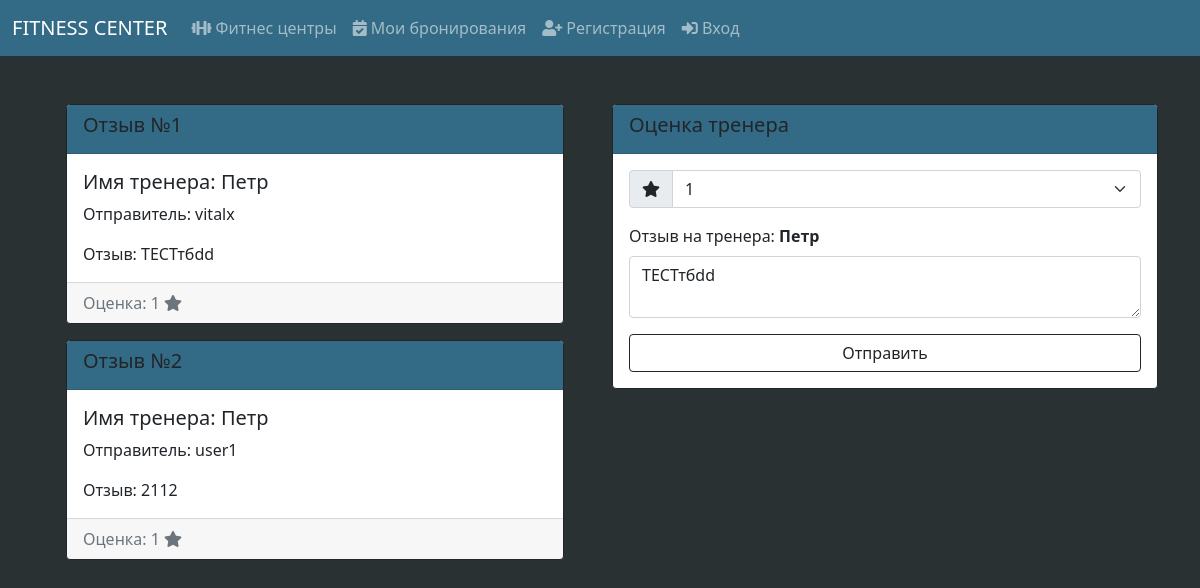
Page /fitness_center/1/trainers/1/rating (signed in) on the committed database.
### Project_utils/models.py (models this page shows, shortened)
class Review(Base):
    __tablename__ = 'reviews'
    id = Column(Integer, primary_key=True, autoincrement=True, unique=True)
    user_id = Column(Integer, ForeignKey('users.id'), nullable=False)
    trainer_id = Column(Integer, ForeignKey('trainers.id'), nullable=False)
    points = Column(Integer, nullable=False)
    text = Column(String(250), nullable=False)
    user = relationship("User", back_populates="reviews")
    trainer = relationship("Trainer")

class Trainer(Base):
    __tablename__ = 'trainers'
    id = Column(Integer, primary_key=True, autoincrement=True, unique=True)
    name = Column(String(50), nullable=False)
    fitness_center_id = Column(Integer, ForeignKey('fitness_centers.id'), nullable=False)
    age = Column(Integer, nullable=False)
    gender = Column(String(50), nullable=False)
    fitness_center = relationship("FitnessCenter", back_populates="trainers")
    reviews = relationship("Review", back_populates="trainer")
    services = relationship("TrainerServices", back_populates="trainer")

class User(Base):
    __tablename__ = 'users'
    id = Column(Integer, primary_key=True, autoincrement=True, unique=True)
    login = Column(String(50), unique=True, nullable=False)
    funds = Column(Integer, nullable=False, default=0)
    password = Column(String(50), nullable=False)
    birth_date = Column(String(50), nullable=False)
    phone = Column(String(50), nullable=False)
    email = Column(String(50), nullable=False, unique=True)
    reservations = relationship("Reservation", back_populates="user")
    reviews = relationship("Review", back_populates="user")

### app.py (the view, shortened to what this page needs)
@app.route('/fitness_center/<int:fitness_center_id>/trainers/<int:trainer_id>/rating', methods=['GET', 'POST'])
@login_required
def get_trainer_rating_page(fitness_center_id, trainer_id):
    user = session.get('user')
    user_review = Project_utils.db_session.query(Review).filter_by(user_id=user['id'], trainer_id=trainer_id).first()
    if request.method == 'GET':
        rating = Project_utils.db_session.query(Review).join(Trainer, Review.trainer_id == Trainer.id).join(User,
                                                                                                            Review.user_id == User.id).filter(
            Review.trainer_id == trainer_id).all()
        trainer = Project_utils.db_session.query(Trainer).filter_by(id=trainer_id).first()
        return render_template('rating.html', title='Рейтинг', rating=rating, fitness_center_id=fitness_center_id,
                               trainer=trainer, user_review=user_review)

### app.py (called while the page is built)
def login_required(func):
    @wraps(func)
    def wrapper(*args, **kwargs):
        if 'user' not in session:
            return redirect('/login')
        return func(*args, **kwargs)
    return wrapper

### templates/rating.html (shortened to what this page needs)
{% extends "base.html" %}
{% block body %}
    <div class="container">
        <div class="row">
            <div class="col-6">
                <div class="container">
                    {% if rating %}
                        {% for item in rating %}
                            <div class="card mb-3 border-dark">
                                <div class="card-header" style="background: #336b86">
                                    <h5>Отзыв №{{ item.id }}</h5>
                                </div>
                                <div class="card-body">
                                    <h5 class="card-title">Имя тренера: {{ item.trainer.name }}</h5>
                                    <p class="card-text">Отправитель: {{ item.user.login }}</p>
                                    <p class="card-text">Отзыв: {{ item.text }}</p>
                                </div>
                                <div class="card-footer text-muted">
                                    <span>Оценка: {{ item.points }}</span>
                                    <span class="icon"><i class="fas fa-star"></i></span>
                                </div>
                            </div>
                        {% endfor %}
                    {% endif %}
                </div>
            </div>
            <div class="col-6">
                <form action="/fitness_center/{{ fitness_center_id }}/trainers/{{ trainer.id }}/rating" method="post">
                    <div class="card border-dark">
                        <div class="card-header" style="background: #336b86">
                            <h5>Оценка тренера</h5>
                        </div>
                        <div class="card-body">
                            <div class="input-group mb-3">
                                <span class="input-group-text" id="points"><i class="fas fa-star"></i></span>
                                <select class="form-select" aria-describedby="points" name="points">
                                    <option value="1">1</option>
                                </select>
                            </div>
                            <div class="mb-3">
                                <label for="text" class="form-label">Отзыв на тренера: <b>{{ trainer.name }}</b></label>
                                <textarea class="form-control" id="text" name="text">{% if user_review %}{{ user_review.text }}{% endif %}</textarea>
                            </div>
                            <button type="submit" class="btn btn-outline-dark w-100">Отправить</button>
                        </div>
                    </div>
                </form>
            </div>
        </div>
    </div>
{% endblock %}

### rows in the picture
Review: id "1", trainer.name "Петр", user.login "vitalx", text "ТЕСТтбdd", points "1"
Review: id "2", trainer.name "Петр", user.login "user1", text "2112", points "1"
Trainer: name "Петр"
